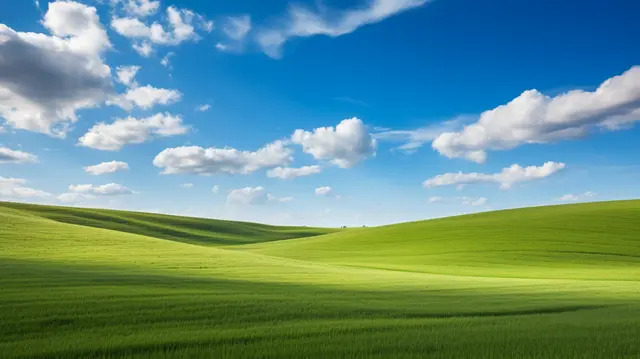
#> input picture windows.png, 640 x 359 px, found by its file name
$ jupyter execute recorte.ipynb
#> lines starting #> are read from the running program, lines starting #| are printed output that depends on the picture; after the words box and inside, x2 and y2 are one past the last pixel; in counts of white or black regions, pixels touching at a corner belong together
<a href="https://colab.research.google.com/github/manbr21/pdi/blob/main/recorte.ipynb" target="_parent"></a>

[cell 1]
import cv2 as cv
import numpy as np
import matplotlib.pyplot as plt
import math as mth
from google.colab.patches import cv2_imshow

**O objetivo desse notebook é recortar as cores da imagem para preto e branco (apenas)**

[cell 2]
foto = cv.imread('/content/windows.png')
#> foto is the input picture: shape (359, 640, 3); mean B, G, R 134.5, 144.2, 100.8
cv2_imshow(foto)

A primeira tentativa de recorte gerou essa imagem:

[cell 3]
size = foto.shape
#> size = (359, 640, 3)
print(size)
#| (359, 640, 3)
th = 127 #ponto de recorte

primeira_tentativa = foto.copy()

for i in range(size[0]):
  for j in range(size[1]):
    for k in range(size[2]):
      if primeira_tentativa[i,j,k] > th: #como as matrizes de cores possuem o mesmo valor, a comparação é direta
        primeira_tentativa[i,j,k] = 255
      else:
        primeira_tentativa[i,j,k] = 0
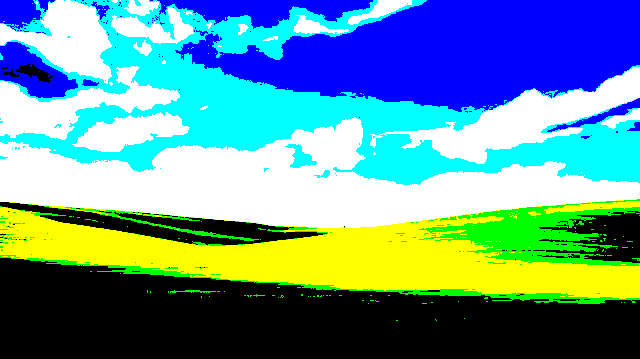
#> primeira_tentativa: shape (359, 640, 3); mean B, G, R 151.7, 149.3, 96.3

cv2_imshow(primeira_tentativa)

*Isso ocorreu pois os valor correspondente do pixel na matriz R,G e B podem ser diferentes, ocorrendo a mudança parcial para o valor 255 enquanto as outras possuiam valor 0*

Recortando para preto e branco usando a média de cores RGB do pixel

[cell 4]
foto_recorte = foto.copy()

for i in range(size[0]):
  for j in range(size[1]):
    if foto[i,j,0] / 3 + foto[i,j,1] / 3 + foto[i,j,2] / 3 > th: #se a média for maior que o threshold vira branco
      foto_recorte[i,j,0] = 255
      foto_recorte[i,j,1] = 255
      foto_recorte[i,j,2] = 255
    else: #vira preto
      foto_recorte[i,j,0] = 0
      foto_recorte[i,j,1] = 0
      foto_recorte[i,j,2] = 0
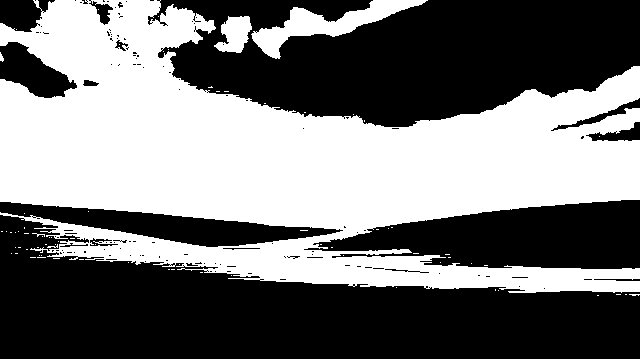
#> foto_recorte: shape (359, 640, 3); 46.1% white; 75 white regions (71 under 20 px), largest, box (x1, y1, x2, y2) and area: (0, 0, 640, 293) 101548, (251, 0, 428, 59) 3122, (214, 16, 252, 53) 900, (0, 52, 4, 62) 25

print(size)
#| (359, 640, 3)
cv2_imshow(foto_recorte)

Transformando a imagem para tons de cinza para unificar o valor das matrizes RGB e tratar como uma análise direta de um valor para recorte

[cell 5]
foto_cinza = foto.copy()
for i in range(size[0]): #altura
  for j in range(size[1]): #largura
    c = mth.ceil(((59 * foto[i,j,1]) + (29 * foto[i,j,0]) + (11 * foto[i,j,2])) / 100) #c = 0,59 * G + 0,29 * R + 0,11 * B (teto)
    for k in range(size[2]): #canais (RGB)
      foto_cinza[i,j,k] = c #cada valor da matriz RGB naquele pixel vira c
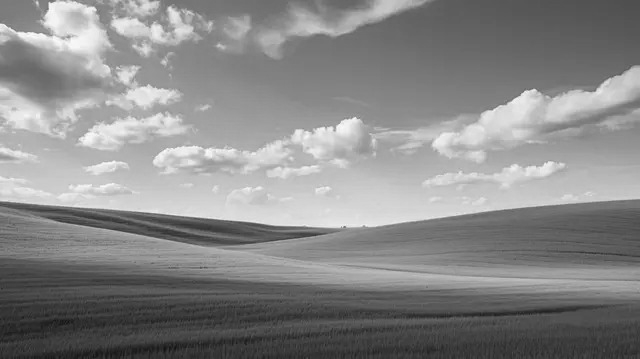
#> foto_cinza: shape (359, 640, 3); min 17, max 251, mean 135.7

print(size)
#| (359, 640, 3)
cv2_imshow(foto_cinza)

[cell 6]
foto_cinza_recorte = foto_cinza.copy()

for i in range(size[0]):
  for j in range(size[1]):
    for k in range(size[2]):
      if foto_cinza_recorte[i,j,k] > th: #como as matrizes de cores possuem o mesmo valor, a comparação é direta
        foto_cinza_recorte[i,j,k] = 255
      else:
        foto_cinza_recorte[i,j,k] = 0
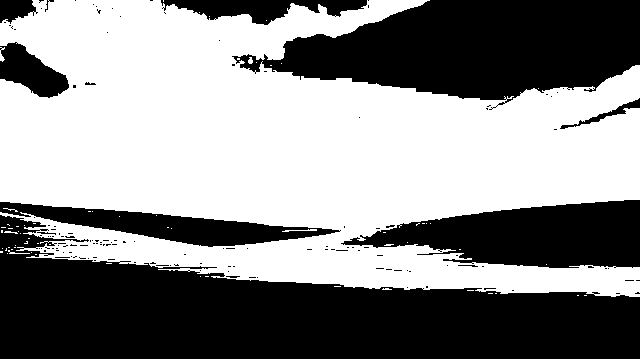
#> foto_cinza_recorte: shape (359, 640, 3); 54.2% white; 139 black regions (126 under 20 px), largest, box (x1, y1, x2, y2) and area: (0, 215, 640, 359) 52146, (232, 0, 640, 110) 27625, (341, 200, 640, 268) 13000

cv2_imshow(foto_cinza_recorte)
